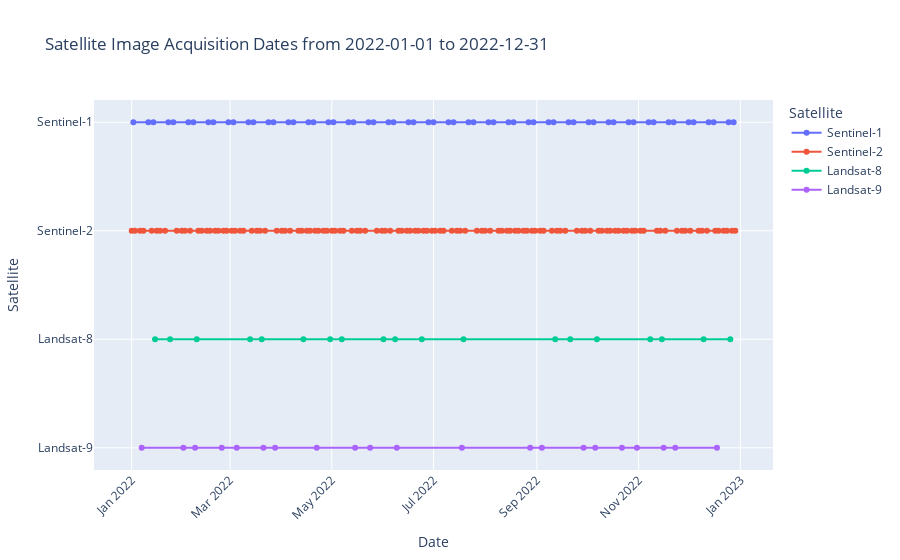

Notebook code for this chart:
### Code cell
import ee
ee.Initialize()

# set start and end dates, and area of interest
startDate = '2022-01-01'
endDate = '2022-12-31'

aoi = ee.Geometry.Polygon(
        [[[66.88941530162356, 24.924689000727422],
          [66.88941530162356, 24.760188615642406],
          [67.14484743052981, 24.760188615642406],
          [67.14484743052981, 24.924689000727422]]])




img_acq_dates(startDate, endDate, aoi, export=True, s1=True, s2=True, l8=True, l9=True)

### Figure 1 — Plotly figure (JSON) as saved in the notebook; plotly's stock layout.template omitted (floating-point values rounded to 4 significant figures)
{"data": [{"hovertemplate": "Satellite=%{y}<br>Date=%{x}<extra></extra>", "legendgroup": "Sentinel-1", "line": {"color": "#636efa", "dash": "solid"}, "marker": {"symbol": "circle"}, "mode": "markers+lines", "name": "Sentinel-1", "orientation": "v", "showlegend": true, "type": "scatter", "x": ["2022-01-02", "2022-01-11", "2022-01-14", "2022-01-23", "2022-01-26", "2022-02-04", "2022-02-07", "2022-02-16", "2022-02-19", "2022-02-28", "2022-03-03", "2022-03-12", "2022-03-15", "2022-03-24", "2022-03-27", "2022-04-05", "2022-04-08", "2022-04-17", "2022-04-20", "2022-04-29", "2022-05-02", "2022-05-11", "2022-05-14", "2022-05-23", "2022-05-26", "2022-06-04", "2022-06-07", "2022-06-16", "2022-06-19", "2022-06-28", "2022-07-01", "2022-07-10", "2022-07-13", "2022-07-22", "2022-07-25", "2022-08-03", "2022-08-06", "2022-08-15", "2022-08-18", "2022-08-27", "2022-08-30", "2022-09-08", "2022-09-11", "2022-09-20", "2022-09-23", "2022-10-02", "2022-10-05", "2022-10-14", "2022-10-17", "2022-10-26", "2022-10-29", "2022-11-07", "2022-11-10", "2022-11-19", "2022-11-22", "2022-12-01", "2022-12-04", "2022-12-13", "2022-12-16", "2022-12-25", "2022-12-28"], "xaxis": "x", "y": ["Sentinel-1", "Sentinel-1", "Sentinel-1", "Sentinel-1", "Sentinel-1", "Sentinel-1", "Sentinel-1", "Sentinel-1", "Sentinel-1", "Sentinel-1", "Sentinel-1", "Sentinel-1", "Sentinel-1", "Sentinel-1", "Sentinel-1", "Sentinel-1", "Sentinel-1", "Sentinel-1", "Sentinel-1", "Sentinel-1", "Sentinel-1", "Sentinel-1", "Sentinel-1", "Sentinel-1", "Sentinel-1", "Sentinel-1", "Sentinel-1", "Sentinel-1", "Sentinel-1", "Sentinel-1", "Sentinel-1", "Sentinel-1", "Sentinel-1", "Sentinel-1", "Sentinel-1", "Sentinel-1", "Sentinel-1", "Sentinel-1", "Sentinel-1", "Sentinel-1", "Sentinel-1", "Sentinel-1", "Sentinel-1", "Sentinel-1", "Sentinel-1", "Sentinel-1", "Sentinel-1", "Sentinel-1", "Sentinel-1", "Sentinel-1", "Sentinel-1", "Sentinel-1", "Sentinel-1", "Sentinel-1", "Sentinel-1", "Sentinel-1", "Sentinel-1", "Sentinel-1", "Sentinel-1", "Sentinel-1", "Sentinel-1"], "yaxis": "y"}, {"hovertemplate": "Satellite=%{y}<br>Date=%{x}<extra></extra>", "legendgroup": "Sentinel-2", "line": {"color": "#EF553B", "dash": "solid"}, "marker": {"symbol": "circle"}, "mode": "markers+lines", "name": "Sentinel-2", "orientation": "v", "showlegend": true, "type": "scatter", "x": ["2022-01-01", "2022-01-03", "2022-01-06", "2022-01-08", "2022-01-13", "2022-01-16", "2022-01-18", "2022-01-21", "2022-01-28", "2022-01-31", "2022-02-02", "2022-02-05", "2022-02-10", "2022-02-12", "2022-02-15", "2022-02-17", "2022-02-20", "2022-02-22", "2022-02-25", "2022-02-27", "2022-03-02", "2022-03-04", "2022-03-07", "2022-03-09", "2022-03-14", "2022-03-17", "2022-03-19", "2022-03-22", "2022-03-29", "2022-04-01", "2022-04-03", "2022-04-06", "2022-04-11", "2022-04-13", "2022-04-16", "2022-04-18", "2022-04-21", "2022-04-23", "2022-04-26", "2022-04-28", "2022-05-01", "2022-05-03", "2022-05-06", "2022-05-08", "2022-05-13", "2022-05-16", "2022-05-18", "2022-05-21", "2022-05-28", "2022-05-31", "2022-06-02", "2022-06-05", "2022-06-10", "2022-06-12", "2022-06-15", "2022-06-17", "2022-06-20", "2022-06-22", "2022-06-25", "2022-06-27", "2022-06-30", "2022-07-02", "2022-07-05", "2022-07-07", "2022-07-12", "2022-07-15", "2022-07-17", "2022-07-20", "2022-07-27", "2022-07-30", "2022-08-01", "2022-08-04", "2022-08-09", "2022-08-11", "2022-08-14", "2022-08-16", "2022-08-19", "2022-08-21", "2022-08-24", "2022-08-26", "2022-08-29", "2022-08-31", "2022-09-03", "2022-09-05", "2022-09-10", "2022-09-13", "2022-09-15", "2022-09-18", "2022-09-25", "2022-09-28", "2022-09-30", "2022-10-03", "2022-10-08", "2022-10-10", "2022-10-13", "2022-10-15", "2022-10-18", "2022-10-20", "2022-10-23", "2022-10-25", "2022-10-28", "2022-10-30", "2022-11-02", "2022-11-04", "2022-11-12", "2022-11-14", "2022-11-17", "2022-11-24", "2022-11-27", "2022-11-29", "2022-12-02", "2022-12-07", "2022-12-09", "2022-12-12", "2022-12-17", "2022-12-19", "2022-12-22", "2022-12-24", "2022-12-27", "2022-12-29"], "xaxis": "x", "y": ["Sentinel-2", "Sentinel-2", "Sentinel-2", "Sentinel-2", "Sentinel-2", "Sentinel-2", "Sentinel-2", "Sentinel-2", "Sentinel-2", "Sentinel-2", "Sentinel-2", "Sentinel-2", "Sentinel-2", "Sentinel-2", "Sentinel-2", "Sentinel-2", "Sentinel-2", "Sentinel-2", "Sentinel-2", "Sentinel-2", "Sentinel-2", "Sentinel-2", "Sentinel-2", "Sentinel-2", "Sentinel-2", "Sentinel-2", "Sentinel-2", "Sentinel-2", "Sentinel-2", "Sentinel-2", "Sentinel-2", "Sentinel-2", "Sentinel-2", "Sentinel-2", "Sentinel-2", "Sentinel-2", "Sentinel-2", "Sentinel-2", "Sentinel-2", "Sentinel-2", "Sentinel-2", "Sentinel-2", "Sentinel-2", "Sentinel-2", "Sentinel-2", "Sentinel-2", "Sentinel-2", "Sentinel-2", "Sentinel-2", "Sentinel-2", "Sentinel-2", "Sentinel-2", "Sentinel-2", "Sentinel-2", "Sentinel-2", "Sentinel-2", "Sentinel-2", "Sentinel-2", "Sentinel-2", "Sentinel-2", "Sentinel-2", "Sentinel-2", "Sentinel-2", "Sentinel-2", "Sentinel-2", "Sentinel-2", "Sentinel-2", "Sentinel-2", "Sentinel-2", "Sentinel-2", "Sentinel-2", "Sentinel-2", "Sentinel-2", "Sentinel-2", "Sentinel-2", "Sentinel-2", "Sentinel-2", "Sentinel-2", "Sentinel-2", "Sentinel-2", "Sentinel-2", "Sentinel-2", "Sentinel-2", "Sentinel-2", "Sentinel-2", "Sentinel-2", "Sentinel-2", "Sentinel-2", "Sentinel-2", "Sentinel-2", "Sentinel-2", "Sentinel-2", "Sentinel-2", "Sentinel-2", "Sentinel-2", "Sentinel-2", "Sentinel-2", "Sentinel-2", "Sentinel-2", "Sentinel-2", "Sentinel-2", "Sentinel-2", "Sentinel-2", "Sentinel-2", "Sentinel-2", "Sentinel-2", "Sentinel-2", "Sentinel-2", "Sentinel-2", "Sentinel-2", "Sentinel-2", "Sentinel-2", "Sentinel-2", "Sentinel-2", "Sentinel-2", "Sentinel-2", "Sentinel-2", "Sentinel-2", "Sentinel-2", "Sentinel-2"], "yaxis": "y"}, {"hovertemplate": "Satellite=%{y}<br>Date=%{x}<extra></extra>", "legendgroup": "Landsat-8", "line": {"color": "#00cc96", "dash": "solid"}, "marker": {"symbol": "circle"}, "mode": "markers+lines", "name": "Landsat-8", "orientation": "v", "showlegend": true, "type": "scatter", "x": ["2022-01-15", "2022-01-24", "2022-02-09", "2022-03-13", "2022-03-20", "2022-04-14", "2022-04-30", "2022-05-07", "2022-06-01", "2022-06-08", "2022-06-24", "2022-07-19", "2022-09-12", "2022-09-21", "2022-10-07", "2022-11-08", "2022-11-15", "2022-12-10", "2022-12-26"], "xaxis": "x", "y": ["Landsat-8", "Landsat-8", "Landsat-8", "Landsat-8", "Landsat-8", "Landsat-8", "Landsat-8", "Landsat-8", "Landsat-8", "Landsat-8", "Landsat-8", "Landsat-8", "Landsat-8", "Landsat-8", "Landsat-8", "Landsat-8", "Landsat-8", "Landsat-8", "Landsat-8"], "yaxis": "y"}, {"hovertemplate": "Satellite=%{y}<br>Date=%{x}<extra></extra>", "legendgroup": "Landsat-9", "line": {"color": "#ab63fa", "dash": "solid"}, "marker": {"symbol": "circle"}, "mode": "markers+lines", "name": "Landsat-9", "orientation": "v", "showlegend": true, "type": "scatter", "x": ["2022-01-07", "2022-02-01", "2022-02-08", "2022-02-24", "2022-03-05", "2022-03-21", "2022-03-28", "2022-04-22", "2022-05-15", "2022-05-24", "2022-06-09", "2022-07-18", "2022-08-28", "2022-09-04", "2022-09-29", "2022-10-06", "2022-10-22", "2022-10-31", "2022-11-16", "2022-11-23", "2022-12-18"], "xaxis": "x", "y": ["Landsat-9", "Landsat-9", "Landsat-9", "Landsat-9", "Landsat-9", "Landsat-9", "Landsat-9", "Landsat-9", "Landsat-9", "Landsat-9", "Landsat-9", "Landsat-9", "Landsat-9", "Landsat-9", "Landsat-9", "Landsat-9", "Landsat-9", "Landsat-9", "Landsat-9", "Landsat-9", "Landsat-9"], "yaxis": "y"}], "layout": {"legend": {"title": {"text": "Satellite"}, "tracegroupgap": 0}, "title": {"text": "Satellite Image Acquisition Dates from 2022-01-01 to 2022-12-31"}, "xaxis": {"anchor": "y", "domain": [0, 1], "tickangle": -45, "title": {"text": "Date"}}, "yaxis": {"anchor": "x", "categoryarray": ["Landsat-9", "Landsat-8", "Sentinel-2", "Sentinel-1"], "categoryorder": "array", "domain": [0, 1], "title": {"text": "Satellite"}}}}
